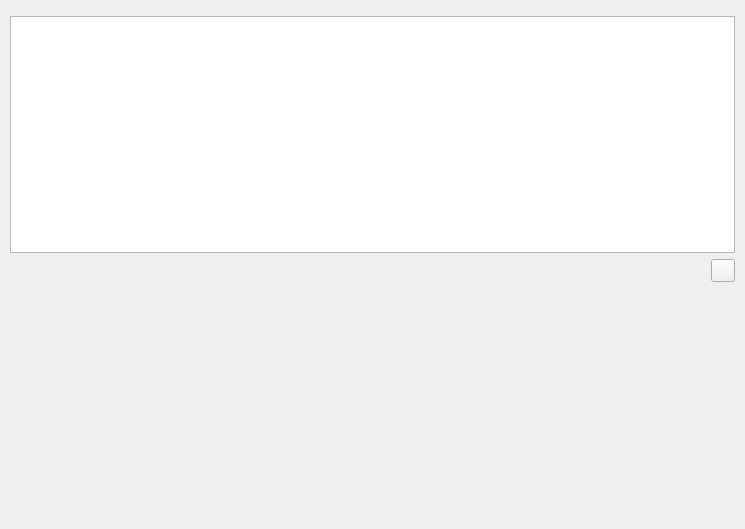
<?xml version="1.0" encoding="UTF-8"?>
<ui version="4.0">
 <class>ViMainCorrelationWidget</class>
 <widget class="QWidget" name="ViMainCorrelationWidget">
  <property name="geometry">
   <rect>
    <x>0</x>
    <y>0</y>
    <width>745</width>
    <height>529</height>
   </rect>
  </property>
  <property name="maximumSize">
   <size>
    <width>16777215</width>
    <height>16777215</height>
   </size>
  </property>
  <property name="windowTitle">
   <string>Form</string>
  </property>
  <property name="styleSheet">
   <string/>
  </property>
  <layout class="QGridLayout" name="gridLayout">
   <property name="leftMargin">
    <number>10</number>
   </property>
   <property name="topMargin">
    <number>10</number>
   </property>
   <property name="rightMargin">
    <number>10</number>
   </property>
   <property name="bottomMargin">
    <number>10</number>
   </property>
   <item row="2" column="0">
    <spacer name="horizontalSpacer">
     <property name="orientation">
      <enum>Qt::Horizontal</enum>
     </property>
     <property name="sizeHint" stdset="0">
      <size>
       <width>40</width>
       <height>20</height>
      </size>
     </property>
    </spacer>
   </item>
   <item row="1" column="0" colspan="3">
    <widget class="ViTableWidget" name="tableWidget"/>
   </item>
   <item row="3" column="0" colspan="3">
    <spacer name="verticalSpacer">
     <property name="orientation">
      <enum>Qt::Vertical</enum>
     </property>
     <property name="sizeHint" stdset="0">
      <size>
       <width>20</width>
       <height>40</height>
      </size>
     </property>
    </spacer>
   </item>
   <item row="2" column="1" colspan="2">
    <widget class="ViButton" name="processButton"/>
   </item>
   <item row="0" column="0" colspan="3">
    <widget class="ViProjectLoader" name="projectLoader" native="true"/>
   </item>
  </layout>
 </widget>
 <customwidgets>
  <customwidget>
   <class>ViButton</class>
   <extends>QToolButton</extends>
   <header>vibutton.h</header>
   <container>1</container>
  </customwidget>
  <customwidget>
   <class>ViProjectLoader</class>
   <extends>QWidget</extends>
   <header>viprojectloader.h</header>
   <container>1</container>
  </customwidget>
  <customwidget>
   <class>ViTableWidget</class>
   <extends>QTableWidget</extends>
   <header>vitablewidget.h</header>
  </customwidget>
 </customwidgets>
 <resources/>
 <connections/>
</ui>
